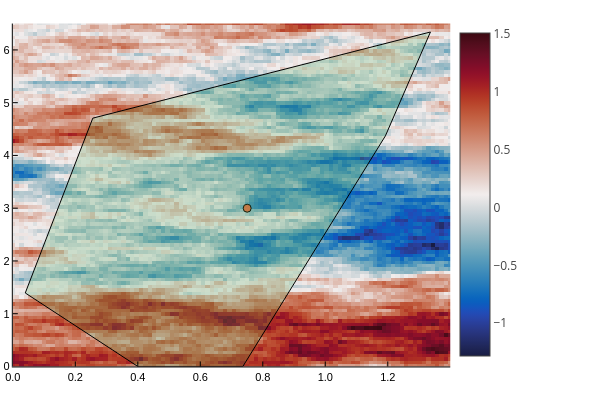

The code cell stored with this chart in its notebook:
### Code cell
plot()
heatmap(env_data.X, env_data.Y, env_data.W', cmap = :balance; plottype=:wx)
scatter!(first.(x0s), last.(x0s), label = "")
polygon_vertices = hcat(convex_polygon.vertices, convex_polygon.vertices[:, 1])  # Close the polygon
plot!(polygon_vertices[1, :], polygon_vertices[2, :], seriestype=:shape, fillalpha=0.2, label="")
xlims!(0,1.4)
ylims!(0,6.5)

### Figure 1 — Plotly figure (JSON) as saved in the notebook; plotly's stock layout.template omitted (floating-point values rounded to 4 significant figures; data arrays with more than 128 entries replaced by an {"elided": "..."} marker saying what was removed)
{"data": [{"colorbar": {"len": 0.9525, "title": "", "x": 0.7504, "y": 0.5139}, "colorscale": {"elided": "256x2 mixed values"}, "name": "y1", "plottype": "wx", "showlegend": false, "showscale": true, "type": "heatmap", "x": [-0.007071, 0.007071, 0.02121, 0.03535, 0.04949, 0.06364, 0.07778, 0.09192, 0.1061, 0.1202, 0.1343, 0.1485, 0.1626, 0.1768, 0.1909, 0.2051, 0.2192, 0.2333, 0.2475, 0.2616, 0.2758, 0.2899, 0.304, 0.3182, 0.3323, 0.3465, 0.3606, 0.3747, 0.3889, 0.403, 0.4172, 0.4313, 0.4455, 0.4596, 0.4737, 0.4879, 0.502, 0.5162, 0.5303, 0.5444, 0.5586, 0.5727, 0.5869, 0.601, 0.6152, 0.6293, 0.6434, 0.6576, 0.6717, 0.6859, 0.7, 0.7141, 0.7283, 0.7424, 0.7566, 0.7707, 0.7848, 0.799, 0.8131, 0.8273, 0.8414, 0.8556, 0.8697, 0.8838, 0.898, 0.9121, 0.9263, 0.9404, 0.9545, 0.9687, 0.9828, 0.997, 1.011, 1.025, 1.039, 1.054, 1.068, 1.082, 1.096, 1.11, 1.124, 1.138, 1.153, 1.167, 1.181, 1.195, 1.209, 1.223, 1.237, 1.252, 1.266, 1.28, 1.294, 1.308, 1.322, 1.336, 1.351, 1.365, 1.379, 1.393, 1.407], "xaxis": "x", "y": [-0.03283, 0.03283, 0.09848, 0.1641, 0.2298, 0.2955, 0.3611, 0.4268, 0.4924, 0.5581, 0.6237, 0.6894, 0.7551, 0.8207, 0.8864, 0.952, 1.018, 1.083, 1.149, 1.215, 1.28, 1.346, 1.412, 1.477, 1.543, 1.609, 1.674, 1.74, 1.806, 1.871, 1.937, 2.003, 2.068, 2.134, 2.199, 2.265, 2.331, 2.396, 2.462, 2.528, 2.593, 2.659, 2.725, 2.79, 2.856, 2.922, 2.987, 3.053, 3.119, 3.184, 3.25, 3.316, 3.381, 3.447, 3.513, 3.578, 3.644, 3.71, 3.775, 3.841, 3.907, 3.972, 4.038, 4.104, 4.169, 4.235, 4.301, 4.366, 4.432, 4.497, 4.563, 4.629, 4.694, 4.76, 4.826, 4.891, 4.957, 5.023, 5.088, 5.154, 5.22, 5.285, 5.351, 5.417, 5.482, 5.548, 5.614, 5.679, 5.745, 5.811, 5.876, 5.942, 6.008, 6.073, 6.139, 6.205, 6.27, 6.336, 6.402, 6.467, 6.533], "yaxis": "y", "z": {"elided": "100x100 float values"}, "zmax": 1.501, "zmin": -1.287}, {"colorbar": {"len": 0.9525, "title": "", "x": 0.7504, "y": 0.5139}, "legendgroup": "", "marker": {"color": "rgba(227, 111, 71, 1.000)", "line": {"color": "rgba(0, 0, 0, 1.000)", "width": 1}, "size": 8, "symbol": "circle"}, "mode": "markers", "name": "", "showlegend": false, "type": "scatter", "x": [0.75], "xaxis": "x", "y": [3], "yaxis": "y", "zmax": 1.501, "zmin": -1.287}, {"fill": "tozeroy", "fillcolor": "rgba(62, 164, 78, 0.200)", "legendgroup": "", "line": {"color": "rgba(0, 0, 0, 1.000)", "dash": "solid", "width": 1}, "mode": "lines", "name": "", "showlegend": false, "type": "scatter", "x": [0.4, 0.7362, 1.192, 1.337, 0.2559, 0.0398, 0.4, 0.4], "xaxis": "x1", "y": [0, 0, 4.371, 6.34, 4.707, 1.393, 0, 0], "yaxis": "y1"}], "layout": {"annotations": [], "height": 400, "legend": {"bgcolor": "rgba(255, 255, 255, 1.000)", "bordercolor": "rgba(0, 0, 0, 1.000)", "borderwidth": 1, "font": {"color": "rgba(0, 0, 0, 1.000)", "family": "sans-serif", "size": 11}, "title": {"font": {"color": "rgba(0, 0, 0, 1.000)", "family": "sans-serif", "size": 15}, "text": ""}, "tracegroupgap": 0, "traceorder": "normal", "x": 1, "xanchor": "auto", "y": 1, "yanchor": "auto"}, "margin": {"b": 20, "l": 0, "r": 0, "t": 20}, "paper_bgcolor": "rgba(255, 255, 255, 1.000)", "plot_bgcolor": "rgba(255, 255, 255, 1.000)", "showlegend": true, "width": 600, "xaxis": {"anchor": "y", "domain": [0.02138, 0.7504], "gridcolor": "rgba(0, 0, 0, 0.100)", "gridwidth": 0.5, "linecolor": "rgba(0, 0, 0, 1.000)", "mirror": false, "range": [0, 1.4], "showgrid": true, "showline": true, "showticklabels": true, "tickangle": 0, "tickcolor": "rgb(0, 0, 0)", "tickfont": {"color": "rgba(0, 0, 0, 1.000)", "family": "sans-serif", "size": 11}, "tickmode": "array", "ticks": "inside", "ticktext": ["0.0", "0.2", "0.4", "0.6", "0.8", "1.0", "1.2"], "tickvals": [0, 0.2, 0.4, 0.6, 0.8, 1, 1.2], "title": "", "titlefont": {"color": "rgba(0, 0, 0, 1.000)", "family": "sans-serif", "size": 15}, "type": "-", "visible": true, "zeroline": false, "zerolinecolor": "rgba(0, 0, 0, 1.000)"}, "yaxis": {"anchor": "x", "domain": [0.03762, 0.9902], "gridcolor": "rgba(0, 0, 0, 0.100)", "gridwidth": 0.5, "linecolor": "rgba(0, 0, 0, 1.000)", "mirror": false, "range": [0, 6.5], "showgrid": true, "showline": true, "showticklabels": true, "tickangle": 0, "tickcolor": "rgb(0, 0, 0)", "tickfont": {"color": "rgba(0, 0, 0, 1.000)", "family": "sans-serif", "size": 11}, "tickmode": "array", "ticks": "inside", "ticktext": ["0", "1", "2", "3", "4", "5", "6"], "tickvals": [0, 1, 2, 3, 4, 5, 6], "title": "", "titlefont": {"color": "rgba(0, 0, 0, 1.000)", "family": "sans-serif", "size": 15}, "type": "-", "visible": true, "zeroline": false, "zerolinecolor": "rgba(0, 0, 0, 1.000)"}}}
